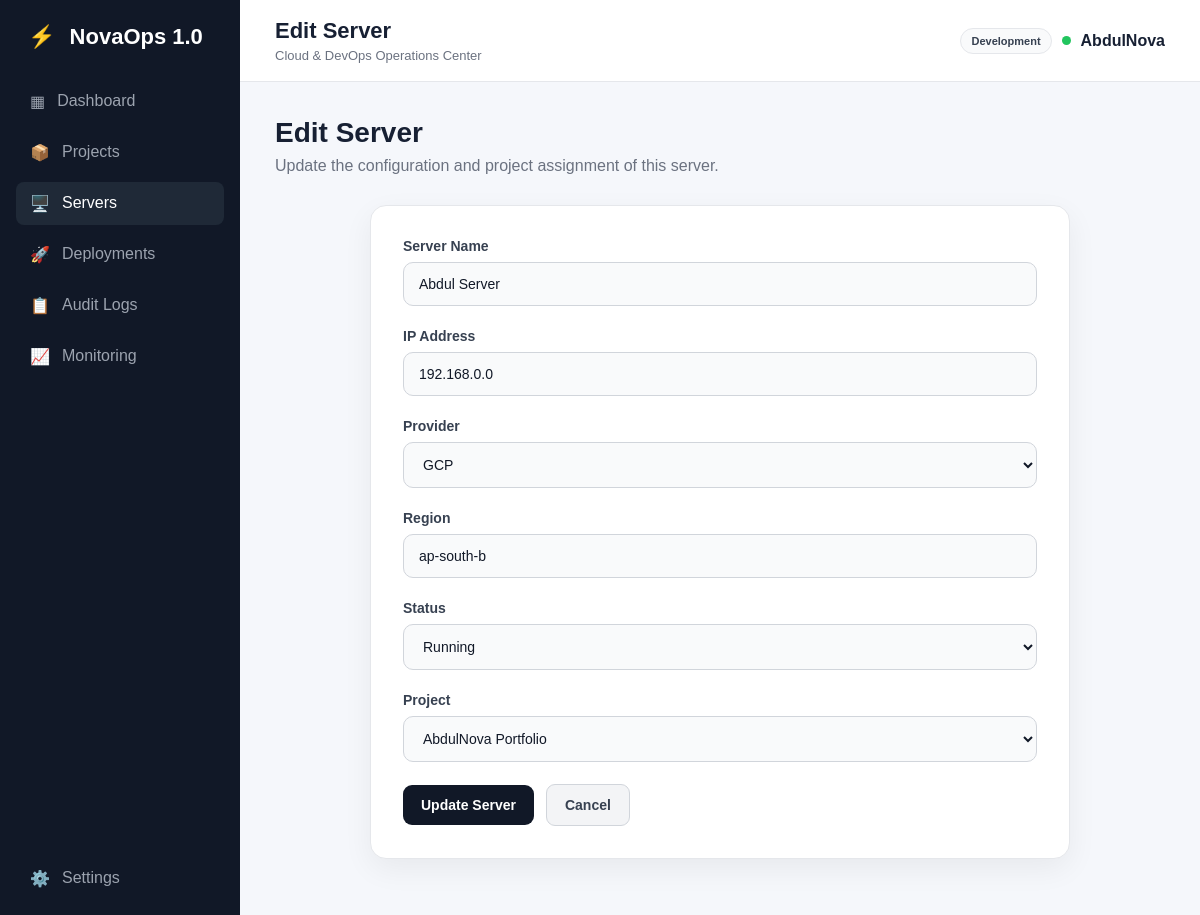
The page /servers/edit/4 on the database its author committed.
### app.py (models this page shows)
class AppSetting(db.Model):
    id = db.Column(db.Integer, primary_key=True)
    key = db.Column(db.String(100), unique=True, nullable=False)
    value = db.Column(db.String(255), nullable=False)

class Server(db.Model):
    id = db.Column(
        db.Integer,
        primary_key=True
    )
    name = db.Column(
        db.String(100),
        nullable=False
    )
    ip_address = db.Column(
        db.String(50),
        nullable=False
    )
    provider = db.Column(
        db.String(50),
        nullable=False
    )
    region = db.Column(
        db.String(50),
        nullable=False
    )
    status = db.Column(
        db.String(50),
        nullable=False
    )
    project_id = db.Column(
        db.Integer,
        db.ForeignKey("project.id"),
        nullable=True
    )

class Project(db.Model):
    id = db.Column(
        db.Integer,
        primary_key=True
    )
    name = db.Column(
        db.String(100),
        nullable=False
    )
    description = db.Column(
        db.Text,
        nullable=False
    )
    status = db.Column(
        db.String(50),
        nullable=False
    )
    servers = db.relationship(
        "Server",
        backref="project",
        lazy=True
    )

### app.py (the view, shortened to what this page needs)
@app.route(
    "/servers/edit/<int:server_id>",
    methods=["GET", "POST"]
)
def edit_server(server_id):
    server = Server.query.get_or_404(
        server_id
    )
    projects = Project.query.order_by(
        Project.name.asc()
    ).all()
    return render_template(
        "edit_server.html",
        server=server,
        projects=projects
    )

### app.py (called while the page is built)
@app.context_processor
def inject_app_settings():
    stored_settings = {
        setting.key: setting.value
        for setting in AppSetting.query.all()
    }
    try:
        refresh_seconds = int(
            stored_settings.get("monitoring_refresh_seconds", "0")
        )
    except ValueError:
        refresh_seconds = 0
    return {
        "app_name": stored_settings.get("app_name", "NovaOps 1.0"),
        "environment_label": stored_settings.get(
            "environment_label", "Development"
        ),
        "monitoring_refresh_seconds": refresh_seconds
    }

### templates/edit_server.html (shortened to what this page needs)
{% extends "base.html" %}
{% block page_title %}
Edit Server
{% endblock %}
{% block content %}
<div class="welcome">
    <div>
        <h1>Edit Server</h1>
        <p>Update the configuration and project assignment of this server.</p>
    </div>
</div>
<div class="form-card">
    <form method="POST">
        <div class="form-group">
            <label for="name">
                Server Name
            </label>
            <input type="text" id="name" name="name" value="{{ server.name }}" placeholder="e.g. Production Server"
                required>
        </div>
        <div class="form-group">
            <label for="ip_address">
                IP Address
            </label>
            <input type="text" id="ip_address" name="ip_address" value="{{ server.ip_address }}"
                placeholder="e.g. 192.168.1.10" required>
        </div>
        <div class="form-group">
            <label for="provider">
                Provider
            </label>
            <select id="provider" name="provider" required>
                <option value="GCP" {% if server.provider=="GCP" %}selected{% endif %}>
                    GCP
                </option>
            </select>
        </div>
        <div class="form-group">
            <label for="region">
                Region
            </label>
            <input type="text" id="region" name="region" value="{{ server.region }}" placeholder="e.g. ap-south-1"
                required>
        </div>
        <div class="form-group">
            <label for="status">
                Status
            </label>
            <select id="status" name="status" required>
                <option value="Running" {% if server.status=="Running" %}selected{% endif %}>
                    Running
                </option>
            </select>
        </div>
        <div class="form-group">
            <label for="project_id">
                Project
            </label>
            <select id="project_id" name="project_id">
                {% for project in projects %}
                <option value="{{ project.id }}" {% if server.project_id==project.id %}selected{% endif %}>
                    {{ project.name }}
                </option>
                {% endfor %}
            </select>
        </div>
        <div class="form-actions">
            <button type="submit" class="primary-btn">
                Update Server
            </button>
            <a href="{{ url_for('servers') }}" class="secondary-btn">
                Cancel
            </a>
        </div>
    </form>
</div>
{% endblock %}

### templates/base.html (shortened to what this page needs)
<!DOCTYPE html>
<html lang="en">
<head>
    <link rel="stylesheet" href="{{ url_for('static', filename='css/style.css') }}">
</head>
<body>
    <div class="app">
        <aside class="sidebar">
            <div class="logo">
                <span>⚡</span>
                {{ app_name }}
            </div>
            <nav class="navigation">
                <a href="{{ url_for('dashboard') }}"
                    class="nav-item {% if request.endpoint == 'dashboard' %}active{% endif %}">
                    <span class="nav-icon">▦</span>
                    <span>Dashboard</span>
                </a>
                <a href="{{ url_for('projects') }}"
                    class="nav-item {% if request.endpoint in ['projects', 'new_project', 'edit_project', 'project_detail'] %}active{% endif %}">
                    <span class="nav-icon">📦</span>
                    <span>Projects</span>
                </a>
                <a href="{{ url_for('servers') }}"
                    class="nav-item {% if request.endpoint in ['servers', 'new_server', 'edit_server'] %}active{% endif %}">
                    <span class="nav-icon">🖥️</span>
                    <span>Servers</span>
                </a>
                <a href="{{ url_for('deployments') }}"
                    class="nav-item {% if request.endpoint in ['deployments', 'new_deployment', 'edit_deployment'] %}active{% endif %}">
                    <span class="nav-icon">🚀</span>
                    <span>Deployments</span>
                </a>
                <a href="{{ url_for('audit_logs') }}"
                    class="nav-item {% if request.endpoint == 'audit_logs' %}active{% endif %}">
                    <span class="nav-icon">📋</span>
                    <span>Audit Logs</span>
                </a>
                <a href="{{ url_for('monitoring') }}"
                    class="nav-item {% if request.endpoint == 'monitoring' %}active{% endif %}">
                    <span class="nav-icon">📈</span>
                    <span>Monitoring</span>
                </a>
            </nav>
            <div class="sidebar-bottom">
                <a href="{{ url_for('settings') }}"
                    class="nav-item {% if request.endpoint == 'settings' %}active{% endif %}">
                    <span class="nav-icon">⚙️</span>
                    <span>Settings</span>
                </a>
            </div>
        </aside>
        <main class="main">
            <header class="navbar">
                <div>
                    <h2>
                        {% block page_title %}{% endblock %}
                    </h2>
                    <p>Cloud &amp; DevOps Operations Center</p>
                </div>
                <div class="user-section">
                    <span class="environment-badge">
                        {{ environment_label }}
                    </span>
                    <div class="status-dot"></div>
                    <span>AbdulNova</span>
                </div>
            </header>
            <section class="content">
                {% block content %}
                {% endblock %}
            </section>
        </main>
    </div>
</body>
</html>

### static/css/style.css (style rules this page uses)
* { margin: 0; padding: 0; box-sizing: border-box; }
body { font-family: Arial, sans-serif; background: #f5f7fb; color: #172033; }
.app { display: flex; min-height: 100vh; }
.sidebar { width: 240px; background: #111827; color: white; padding: 24px 16px; display: flex; flex-direction: column; }
.logo { font-size: 22px; font-weight: bold; padding: 0 12px 30px; }
.logo span { margin-right: 8px; }
.navigation { display: flex; flex-direction: column; gap: 8px; }
.nav-item { text-decoration: none; color: #9ca3af; padding: 12px 14px; border-radius: 8px; display: flex; gap: 12px; transition: 0.2s; }
.nav-item:hover, .nav-item.active { background: #1f2937; color: white; }
.sidebar-bottom { margin-top: auto; }
.main { flex: 1; min-width: 0; }
.navbar { height: 82px; background: white; border-bottom: 1px solid #e5e7eb; display: flex; align-items: center; justify-content: space-between; padding: 0 35px; }
.navbar h2 { font-size: 22px; }
.navbar p { color: #6b7280; font-size: 13px; margin-top: 4px; }
.user-section { display: flex; align-items: center; gap: 10px; font-weight: 600; }
.status-dot { width: 9px; height: 9px; background: #22c55e; border-radius: 50%; }
.content { padding: 35px; max-width: 1600px; }
.welcome { display: flex; justify-content: space-between; align-items: center; margin-bottom: 30px; }
.welcome h1 { font-size: 28px; margin-bottom: 8px; }
.welcome p { color: #6b7280; }
.primary-btn { display: inline-flex; align-items: center; justify-content: center; border: none; background: #111827; color: white; padding: 12px 18px; border-radius: 8px; cursor: pointer; font-weight: 600; text-decoration: none; transition: 0.2s; }
.secondary-btn { background: #f3f4f6; color: #374151; border: 1px solid #d1d5db; }
.form-card { max-width: 700px; margin: 30px auto; padding: 32px; background: #ffffff; border: 1px solid #e5e7eb; border-radius: 16px; box-shadow: 0 10px 30px rgba(0, 0, 0, 0.06); }
.form-group { margin-bottom: 22px; }
.form-group label { display: block; margin-bottom: 8px; font-size: 14px; font-weight: 600; color: #374151; }
.form-group input, .form-group textarea, .form-group select { width: 100%; padding: 13px 15px; border: 1px solid #d1d5db; border-radius: 10px; background: #f9fafb; color: #111827; font-size: 14px; font-family: inherit; outline: none; transition: 0.2s; }
.form-group select { cursor: pointer; }
.form-card .primary-btn { border: none; cursor: pointer; padding: 13px 22px; border-radius: 10px; font-weight: 600; font-size: 14px; }
.form-actions { display: flex; align-items: center; gap: 12px; margin-top: 10px; }
.form-actions .primary-btn, .form-actions .secondary-btn { padding: 12px 18px; border-radius: 9px; font-size: 14px; font-weight: 600; text-decoration: none; }
.form-actions .secondary-btn { display: inline-flex; align-items: center; justify-content: center; }
.environment-badge { padding: 6px 10px; border: 1px solid #e5e7eb; border-radius: 20px; background: #f9fafb; color: #374151; font-size: 11px; font-weight: 700; white-space: nowrap; }

### rows shown on the page
AppSetting: value "NovaOps 1.0"
AppSetting: value "Development"
Server: name "Abdul Server", ip_address "192.168.0.0", provider "GCP", region "ap-south-b", status "Running", project_id "AbdulNova Portfolio"
